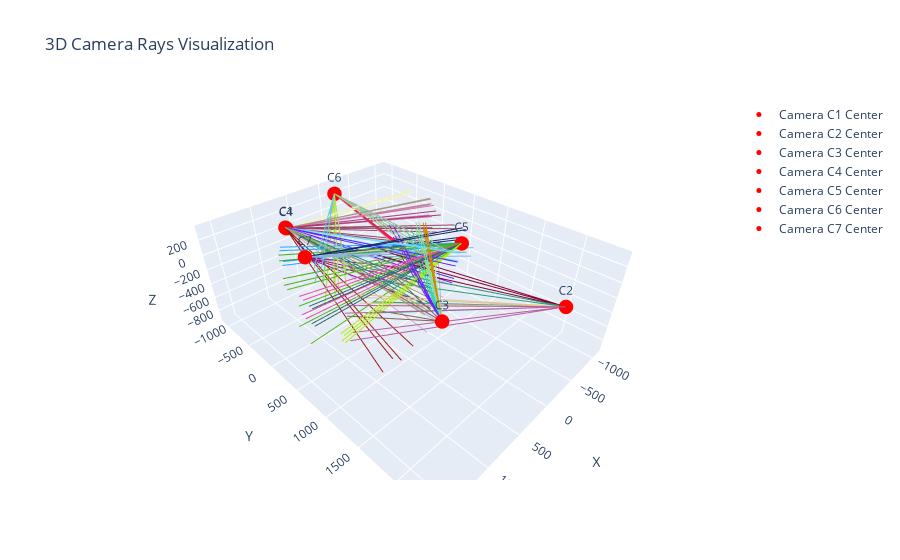

Notebook source saved alongside this figure:
### Code cell
# plot rays in 3D, with camera center
ray_length = 2000 # length of the rays for visualization

fig = go.Figure()
for name in CAMERA_NAMES:
    C = center_data[name]
    slices = ray_slice_data[name]

    # Plot camera center
    fig.add_trace(
        go.Scatter3d(
            x=[C[0]], y=[C[1]], z=[C[2]],
            mode='markers+text',
            marker=dict(size=5, color='red'),
            text=[name],
            textposition='top center',
            name=f'Camera {name} Center'
        )
    )

    # Plot rays
    for idx, s in enumerate(slices):
        if idx % 5 != 0:
            continue  # plot every 5th slice for clarity
        
        # color by slice index
        c = f"rgb(\
            {random.randint(0, 255)},\
            {random.randint(0, 255)},\
            {random.randint(0, 255)})"

        for ray in s:
            ray_end = C + ray * ray_length
            fig.add_trace(
                go.Scatter3d(
                    x=[C[0], ray_end[0]],
                    y=[C[1], ray_end[1]],
                    z=[C[2], ray_end[2]],
                    mode='lines',
                    line=dict(color=c, width=2),
                    showlegend=False
                )
            )
        

fig.update_layout(
    scene=dict(
        xaxis_title='X',
        yaxis_title='Y',
        zaxis_title='Z',
        aspectmode='data'
    ),
    title='3D Camera Rays Visualization'
)
fig.show()

### Figure 1 — Plotly figure (JSON) as saved in the notebook; plotly's stock layout.template omitted (floating-point values rounded to 4 significant figures)
{"data": [{"marker": {"color": "red", "size": 5}, "mode": "markers+text", "name": "Camera C1 Center", "text": ["C1"], "textposition": "top center", "type": "scatter3d", "x": [909.5], "y": [-584.4], "z": [288.9]}, {"line": {"color": "rgb(            159,            24,            23)", "width": 2}, "mode": "lines", "showlegend": false, "type": "scatter3d", "x": [909.5, 690.4], "y": [-584.4, 1245.0], "z": [288.9, -489.9]}, {"line": {"color": "rgb(            159,            24,            23)", "width": 2}, "mode": "lines", "showlegend": false, "type": "scatter3d", "x": [909.5, 1017.0], "y": [-584.4, 1281.0], "z": [288.9, -424.4]}, {"line": {"color": "rgb(            159,            24,            23)", "width": 2}, "mode": "lines", "showlegend": false, "type": "scatter3d", "x": [909.5, 1050.0], "y": [-584.4, 1167.0], "z": [288.9, -666.5]}, {"line": {"color": "rgb(            159,            24,            23)", "width": 2}, "mode": "lines", "showlegend": false, "type": "scatter3d", "x": [909.5, 737.9], "y": [-584.4, 1119.0], "z": [288.9, -745.3]}, {"line": {"color": "rgb(            167,            164,            101)", "width": 2}, "mode": "lines", "showlegend": false, "type": "scatter3d", "x": [909.5, 577.8], "y": [-584.4, 1385.0], "z": [288.9, 190.3]}, {"line": {"color": "rgb(            167,            164,            101)", "width": 2}, "mode": "lines", "showlegend": false, "type": "scatter3d", "x": [909.5, 653.5], "y": [-584.4, 1397.0], "z": [288.9, 193.7]}, {"line": {"color": "rgb(            167,            164,            101)", "width": 2}, "mode": "lines", "showlegend": false, "type": "scatter3d", "x": [909.5, 678.3], "y": [-584.4, 1380.0], "z": [288.9, -9.012]}, {"line": {"color": "rgb(            167,            164,            101)", "width": 2}, "mode": "lines", "showlegend": false, "type": "scatter3d", "x": [909.5, 602.0], "y": [-584.4, 1368.0], "z": [288.9, -15.4]}, {"line": {"color": "rgb(            201,            173,            218)", "width": 2}, "mode": "lines", "showlegend": false, "type": "scatter3d", "x": [909.5, 62.41], "y": [-584.4, 1195.0], "z": [288.9, -50.07]}, {"line": {"color": "rgb(            201,            173,            218)", "width": 2}, "mode": "lines", "showlegend": false, "type": "scatter3d", "x": [909.5, 305.0], "y": [-584.4, 1294.0], "z": [288.9, -38.34]}, {"line": {"color": "rgb(            201,            173,            218)", "width": 2}, "mode": "lines", "showlegend": false, "type": "scatter3d", "x": [909.5, 385.0], "y": [-584.4, 1160.0], "z": [288.9, -536.3]}, {"line": {"color": "rgb(            201,            173,            218)", "width": 2}, "mode": "lines", "showlegend": false, "type": "scatter3d", "x": [909.5, 148.1], "y": [-584.4, 1061.0], "z": [288.9, -555.1]}, {"line": {"color": "rgb(            33,            135,            118)", "width": 2}, "mode": "lines", "showlegend": false, "type": "scatter3d", "x": [909.5, 497.1], "y": [-584.4, 1370.0], "z": [288.9, 182.1]}, {"line": {"color": "rgb(            33,            135,            118)", "width": 2}, "mode": "lines", "showlegend": false, "type": "scatter3d", "x": [909.5, 562.8], "y": [-584.4, 1383.0], "z": [288.9, 185.0]}, {"line": {"color": "rgb(            33,            135,            118)", "width": 2}, "mode": "lines", "showlegend": false, "type": "scatter3d", "x": [909.5, 583.2], "y": [-584.4, 1369.0], "z": [288.9, 9.121]}, {"line": {"color": "rgb(            33,            135,            118)", "width": 2}, "mode": "lines", "showlegend": false, "type": "scatter3d", "x": [909.5, 516.9], "y": [-584.4, 1356.0], "z": [288.9, 4.276]}, {"line": {"color": "rgb(            114,            219,            254)", "width": 2}, "mode": "lines", "showlegend": false, "type": "scatter3d", "x": [909.5, -211.9], "y": [-584.4, 1069.0], "z": [288.9, 188.6]}, {"line": {"color": "rgb(            114,            219,            254)", "width": 2}, "mode": "lines", "showlegend": false, "type": "scatter3d", "x": [909.5, -185.3], "y": [-584.4, 1086.0], "z": [288.9, 189.3]}, {"line": {"color": "rgb(            114,            219,            254)", "width": 2}, "mode": "lines", "showlegend": false, "type": "scatter3d", "x": [909.5, -179.6], "y": [-584.4, 1079.0], "z": [288.9, 71.66]}, {"line": {"color": "rgb(            114,            219,            254)", "width": 2}, "mode": "lines", "showlegend": false, "type": "scatter3d", "x": [909.5, -206.4], "y": [-584.4, 1061.0], "z": [288.9, 71.16]}, {"line": {"color": "rgb(            98,            37,            247)", "width": 2}, "mode": "lines", "showlegend": false, "type": "scatter3d", "x": [909.5, -53.79], "y": [-584.4, 1164.0], "z": [288.9, 172.2]}, {"line": {"color": "rgb(            98,            37,            247)", "width": 2}, "mode": "lines", "showlegend": false, "type": "scatter3d", "x": [909.5, 26.39], "y": [-584.4, 1206.0], "z": [288.9, 174.6]}, {"line": {"color": "rgb(            98,            37,            247)", "width": 2}, "mode": "lines", "showlegend": false, "type": "scatter3d", "x": [909.5, 43.44], "y": [-584.4, 1189.0], "z": [288.9, -37.46]}, {"line": {"color": "rgb(            98,            37,            247)", "width": 2}, "mode": "lines", "showlegend": false, "type": "scatter3d", "x": [909.5, -37.82], "y": [-584.4, 1146.0], "z": [288.9, -40.04]}, {"marker": {"color": "red", "size": 5}, "mode": "markers+text", "name": "Camera C2 Center", "text": ["C2"], "textposition": "top center", "type": "scatter3d", "x": [-114.0], "y": [2378.0], "z": [199.4]}, {"line": {"color": "rgb(            135,            0,            48)", "width": 2}, "mode": "lines", "showlegend": false, "type": "scatter3d", "x": [-114.0, 419.2], "y": [2378.0, 450.6], "z": [199.4, 150.1]}, {"line": {"color": "rgb(            135,            0,            48)", "width": 2}, "mode": "lines", "showlegend": false, "type": "scatter3d", "x": [-114.0, 312.5], "y": [2378.0, 424.2], "z": [199.4, 149.1]}, {"line": {"color": "rgb(            135,            0,            48)", "width": 2}, "mode": "lines", "showlegend": false, "type": "scatter3d", "x": [-114.0, 295.0], "y": [2378.0, 435.7], "z": [199.4, -49.49]}, {"line": {"color": "rgb(            135,            0,            48)", "width": 2}, "mode": "lines", "showlegend": false, "type": "scatter3d", "x": [-114.0, 403.3], "y": [2378.0, 462.1], "z": [199.4, -52.43]}, {"line": {"color": "rgb(            45,            156,            125)", "width": 2}, "mode": "lines", "showlegend": false, "type": "scatter3d", "x": [-114.0, 869.0], "y": [2378.0, 636.4], "z": [199.4, 156.8]}, {"line": {"color": "rgb(            45,            156,            125)", "width": 2}, "mode": "lines", "showlegend": false, "type": "scatter3d", "x": [-114.0, 687.9], "y": [2378.0, 546.0], "z": [199.4, 153.9]}, {"line": {"color": "rgb(            45,            156,            125)", "width": 2}, "mode": "lines", "showlegend": false, "type": "scatter3d", "x": [-114.0, 654.9], "y": [2378.0, 594.9], "z": [199.4, -281.0]}, {"line": {"color": "rgb(            45,            156,            125)", "width": 2}, "mode": "lines", "showlegend": false, "type": "scatter3d", "x": [-114.0, 840.7], "y": [2378.0, 687.7], "z": [199.4, -283.3]}, {"line": {"color": "rgb(            186,            94,            160)", "width": 2}, "mode": "lines", "showlegend": false, "type": "scatter3d", "x": [-114.0, 1337.0], "y": [2378.0, 1002.0], "z": [199.4, 167.2]}, {"line": {"color": "rgb(            186,            94,            160)", "width": 2}, "mode": "lines", "showlegend": false, "type": "scatter3d", "x": [-114.0, 1252.0], "y": [2378.0, 916.8], "z": [199.4, 164.8]}, {"line": {"color": "rgb(            186,            94,            160)", "width": 2}, "mode": "lines", "showlegend": false, "type": "scatter3d", "x": [-114.0, 1245.0], "y": [2378.0, 952.2], "z": [199.4, -148.9]}, {"line": {"color": "rgb(            186,            94,            160)", "width": 2}, "mode": "lines", "showlegend": false, "type": "scatter3d", "x": [-114.0, 1332.0], "y": [2378.0, 1039.0], "z": [199.4, -142.2]}, {"line": {"color": "rgb(            227,            195,            147)", "width": 2}, "mode": "lines", "showlegend": false, "type": "scatter3d", "x": [-114.0, 962.2], "y": [2378.0, 703.7], "z": [199.4, -0.5555]}, {"line": {"color": "rgb(            227,            195,            147)", "width": 2}, "mode": "lines", "showlegend": false, "type": "scatter3d", "x": [-114.0, 924.1], "y": [2378.0, 679.9], "z": [199.4, -1.23]}, {"line": {"color": "rgb(            227,            195,            147)", "width": 2}, "mode": "lines", "showlegend": false, "type": "scatter3d", "x": [-114.0, 918.0], "y": [2378.0, 691.9], "z": [199.4, -106.5]}, {"line": {"color": "rgb(            227,            195,            147)", "width": 2}, "mode": "lines", "showlegend": false, "type": "scatter3d", "x": [-114.0, 956.3], "y": [2378.0, 715.9], "z": [199.4, -105.8]}, {"marker": {"color": "red", "size": 5}, "mode": "markers+text", "name": "Camera C3 Center", "text": ["C3"], "textposition": "top center", "type": "scatter3d", "x": [901.0], "y": [1771.0], "z": [264.8]}, {"line": {"color": "rgb(            177,            181,            204)", "width": 2}, "mode": "lines", "showlegend": false, "type": "scatter3d", "x": [901.0, -272.7], "y": [1771.0, 256.5], "z": [264.8, -307.4]}, {"line": {"color": "rgb(            177,            181,            204)", "width": 2}, "mode": "lines", "showlegend": false, "type": "scatter3d", "x": [901.0, -535.4], "y": [1771.0, 496.3], "z": [264.8, -292.8]}, {"line": {"color": "rgb(            177,            181,            204)", "width": 2}, "mode": "lines", "showlegend": false, "type": "scatter3d", "x": [901.0, -390.7], "y": [1771.0, 660.4], "z": [264.8, -782.6]}, {"line": {"color": "rgb(            177,            181,            204)", "width": 2}, "mode": "lines", "showlegend": false, "type": "scatter3d", "x": [901.0, -130.6], "y": [1771.0, 445.4], "z": [264.8, -820.2]}, {"line": {"color": "rgb(            133,            97,            83)", "width": 2}, "mode": "lines", "showlegend": false, "type": "scatter3d", "x": [901.0, 526.6], "y": [1771.0, -153.2], "z": [264.8, -129.3]}, {"line": {"color": "rgb(            133,            97,            83)", "width": 2}, "mode": "lines", "showlegend": false, "type": "scatter3d", "x": [901.0, 119.3], "y": [1771.0, -19.5], "z": [264.8, -161.1]}, {"line": {"color": "rgb(            133,            97,            83)", "width": 2}, "mode": "lines", "showlegend": false, "type": "scatter3d", "x": [901.0, 263.5], "y": [1771.0, 217.6], "z": [264.8, -821.1]}, {"line": {"color": "rgb(            133,            97,            83)", "width": 2}, "mode": "lines", "showlegend": false, "type": "scatter3d", "x": [901.0, 644.2], "y": [1771.0, 82.19], "z": [264.8, -774.6]}, {"line": {"color": "rgb(            56,            212,            165)", "width": 2}, "mode": "lines", "showlegend": false, "type": "scatter3d", "x": [901.0, -283.3], "y": [1771.0, 164.4], "z": [264.8, 142.8]}, {"line": {"color": "rgb(            56,            212,            165)", "width": 2}, "mode": "lines", "showlegend": false, "type": "scatter3d", "x": [901.0, -333.2], "y": [1771.0, 202.6], "z": [264.8, 140.7]}, {"line": {"color": "rgb(            56,            212,            165)", "width": 2}, "mode": "lines", "showlegend": false, "type": "scatter3d", "x": [901.0, -324.9], "y": [1771.0, 214.9], "z": [264.8, -7.901]}, {"line": {"color": "rgb(            56,            212,            165)", "width": 2}, "mode": "lines", "showlegend": false, "type": "scatter3d", "x": [901.0, -274.5], "y": [1771.0, 176.3], "z": [264.8, -6.752]}, {"line": {"color": "rgb(            101,            35,            252)", "width": 2}, "mode": "lines", "showlegend": false, "type": "scatter3d", "x": [901.0, -116.7], "y": [1771.0, 51.84], "z": [264.8, 180.1]}, {"line": {"color": "rgb(            101,            35,            252)", "width": 2}, "mode": "lines", "showlegend": false, "type": "scatter3d", "x": [901.0, -159.6], "y": [1771.0, 78.07], "z": [264.8, 178.0]}, {"line": {"color": "rgb(            101,            35,            252)", "width": 2}, "mode": "lines", "showlegend": false, "type": "scatter3d", "x": [901.0, -150.1], "y": [1771.0, 87.84], "z": [264.8, 18.35]}, {"line": {"color": "rgb(            101,            35,            252)", "width": 2}, "mode": "lines", "showlegend": false, "type": "scatter3d", "x": [901.0, -106.6], "y": [1771.0, 61.24], "z": [264.8, 20.05]}, {"line": {"color": "rgb(            208,            137,            8)", "width": 2}, "mode": "lines", "showlegend": false, "type": "scatter3d", "x": [901.0, -451.1], "y": [1771.0, 300.2], "z": [264.8, 179.5]}, {"line": {"color": "rgb(            208,            137,            8)", "width": 2}, "mode": "lines", "showlegend": false, "type": "scatter3d", "x": [901.0, -472.2], "y": [1771.0, 319.9], "z": [264.8, 178.5]}, {"line": {"color": "rgb(            208,            137,            8)", "width": 2}, "mode": "lines", "showlegend": false, "type": "scatter3d", "x": [901.0, -470.2], "y": [1771.0, 325.8], "z": [264.8, 91.99]}, {"line": {"color": "rgb(            208,            137,            8)", "width": 2}, "mode": "lines", "showlegend": false, "type": "scatter3d", "x": [901.0, -449.0], "y": [1771.0, 305.9], "z": [264.8, 92.59]}, {"line": {"color": "rgb(            135,            221,            162)", "width": 2}, "mode": "lines", "showlegend": false, "type": "scatter3d", "x": [901.0, -383.0], "y": [1771.0, 239.9], "z": [264.8, 189.3]}, {"line": {"color": "rgb(            135,            221,            162)", "width": 2}, "mode": "lines", "showlegend": false, "type": "scatter3d", "x": [901.0, -410.9], "y": [1771.0, 263.8], "z": [264.8, 188.0]}, {"line": {"color": "rgb(            135,            221,            162)", "width": 2}, "mode": "lines", "showlegend": false, "type": "scatter3d", "x": [901.0, -408.5], "y": [1771.0, 269.3], "z": [264.8, 95.7]}, {"line": {"color": "rgb(            135,            221,            162)", "width": 2}, "mode": "lines", "showlegend": false, "type": "scatter3d", "x": [901.0, -380.5], "y": [1771.0, 245.2], "z": [264.8, 96.61]}, {"line": {"color": "rgb(            179,            240,            208)", "width": 2}, "mode": "lines", "showlegend": false, "type": "scatter3d", "x": [901.0, -460.0], "y": [1771.0, 318.0], "z": [264.8, 77.25]}, {"line": {"color": "rgb(            179,            240,            208)", "width": 2}, "mode": "lines", "showlegend": false, "type": "scatter3d", "x": [901.0, -514.9], "y": [1771.0, 371.6], "z": [264.8, 76.0]}, {"line": {"color": "rgb(            179,            240,            208)", "width": 2}, "mode": "lines", "showlegend": false, "type": "scatter3d", "x": [901.0, -507.7], "y": [1771.0, 385.1], "z": [264.8, -40.96]}, {"line": {"color": "rgb(            179,            240,            208)", "width": 2}, "mode": "lines", "showlegend": false, "type": "scatter3d", "x": [901.0, -452.4], "y": [1771.0, 331.1], "z": [264.8, -41.27]}, {"marker": {"color": "red", "size": 5}, "mode": "markers+text", "name": "Camera C4 Center", "text": ["C4"], "textposition": "top center", "type": "scatter3d", "x": [900.3], "y": [-584.6], "z": [277.1]}, {"line": {"color": "rgb(            148,            70,            94)", "width": 2}, "mode": "lines", "showlegend": false, "type": "scatter3d", "x": [900.3, -730.4], "y": [-584.6, 565.7], "z": [277.1, 143.1]}, {"line": {"color": "rgb(            148,            70,            94)", "width": 2}, "mode": "lines", "showlegend": false, "type": "scatter3d", "x": [900.3, -667.6], "y": [-584.6, 650.1], "z": [277.1, 145.7]}, {"line": {"color": "rgb(            148,            70,            94)", "width": 2}, "mode": "lines", "showlegend": false, "type": "scatter3d", "x": [900.3, -632.2], "y": [-584.6, 641.1], "z": [277.1, -109.2]}, {"line": {"color": "rgb(            148,            70,            94)", "width": 2}, "mode": "lines", "showlegend": false, "type": "scatter3d", "x": [900.3, -696.3], "y": [-584.6, 555.0], "z": [277.1, -113.4]}, {"line": {"color": "rgb(            166,            62,            117)", "width": 2}, "mode": "lines", "showlegend": false, "type": "scatter3d", "x": [900.3, -987.9], "y": [-584.6, 39.68], "z": [277.1, 64.76]}, {"line": {"color": "rgb(            166,            62,            117)", "width": 2}, "mode": "lines", "showlegend": false, "type": "scatter3d", "x": [900.3, -942.9], "y": [-584.6, 162.1], "z": [277.1, 64.62]}, {"line": {"color": "rgb(            166,            62,            117)", "width": 2}, "mode": "lines", "showlegend": false, "type": "scatter3d", "x": [900.3, -906.3], "y": [-584.6, 140.2], "z": [277.1, -182.3]}, {"line": {"color": "rgb(            166,            62,            117)", "width": 2}, "mode": "lines", "showlegend": false, "type": "scatter3d", "x": [900.3, -952.1], "y": [-584.6, 16.07], "z": [277.1, -179.1]}, {"line": {"color": "rgb(            212,            115,            174)", "width": 2}, "mode": "lines", "showlegend": false, "type": "scatter3d", "x": [900.3, -1029.0], "y": [-584.6, -82.36], "z": [277.1, 116.4]}, {"line": {"color": "rgb(            212,            115,            174)", "width": 2}, "mode": "lines", "showlegend": false, "type": "scatter3d", "x": [900.3, -1014.0], "y": [-584.6, -26.94], "z": [277.1, 116.2]}, {"line": {"color": "rgb(            212,            115,            174)", "width": 2}, "mode": "lines", "showlegend": false, "type": "scatter3d", "x": [900.3, -996.5], "y": [-584.6, -41.74], "z": [277.1, -50.84]}, {"line": {"color": "rgb(            212,            115,            174)", "width": 2}, "mode": "lines", "showlegend": false, "type": "scatter3d", "x": [900.3, -1012.0], "y": [-584.6, -97.88], "z": [277.1, -49.32]}, {"line": {"color": "rgb(            166,            156,            130)", "width": 2}, "mode": "lines", "showlegend": false, "type": "scatter3d", "x": [900.3, -1045.0], "y": [-584.6, -130.4], "z": [277.1, 173.1]}, {"line": {"color": "rgb(            166,            156,            130)", "width": 2}, "mode": "lines", "showlegend": false, "type": "scatter3d", "x": [900.3, -1039.0], "y": [-584.6, -105.4], "z": [277.1, 173.2]}, {"line": {"color": "rgb(            166,            156,            130)", "width": 2}, "mode": "lines", "showlegend": false, "type": "scatter3d", "x": [900.3, -1034.0], "y": [-584.6, -112.3], "z": [277.1, 91.61]}, {"line": {"color": "rgb(            166,            156,            130)", "width": 2}, "mode": "lines", "showlegend": false, "type": "scatter3d", "x": [900.3, -1040.0], "y": [-584.6, -137.5], "z": [277.1, 91.87]}, {"line": {"color": "rgb(            241,            242,            199)", "width": 2}, "mode": "lines", "showlegend": false, "type": "scatter3d", "x": [900.3, -1095.0], "y": [-584.6, -517.2], "z": [277.1, 164.1]}, {"line": {"color": "rgb(            241,            242,            199)", "width": 2}, "mode": "lines", "showlegend": false, "type": "scatter3d", "x": [900.3, -1095.0], "y": [-584.6, -495.1], "z": [277.1, 163.9]}, {"line": {"color": "rgb(            241,            242,            199)", "width": 2}, "mode": "lines", "showlegend": false, "type": "scatter3d", "x": [900.3, -1091.0], "y": [-584.6, -501.7], "z": [277.1, 112.3]}, {"line": {"color": "rgb(            241,            242,            199)", "width": 2}, "mode": "lines", "showlegend": false, "type": "scatter3d", "x": [900.3, -1092.0], "y": [-584.6, -523.8], "z": [277.1, 112.8]}, {"marker": {"color": "red", "size": 5}, "mode": "markers+text", "name": "Camera C5 Center", "text": ["C5"], "textposition": "top center", "type": "scatter3d", "x": [-399.3], "y": [938.1], "z": [168.2]}, {"line": {"color": "rgb(            77,            185,            22)", "width": 2}, "mode": "lines", "showlegend": false, "type": "scatter3d", "x": [-399.3, 1578.0], "y": [938.1, 638.7], "z": [168.2, 181.0]}, {"line": {"color": "rgb(            77,            185,            22)", "width": 2}, "mode": "lines", "showlegend": false, "type": "scatter3d", "x": [-399.3, 1510.0], "y": [938.1, 343.8], "z": [168.2, 183.6]}, {"line": {"color": "rgb(            77,            185,            22)", "width": 2}, "mode": "lines", "showlegend": false, "type": "scatter3d", "x": [-399.3, 1453.0], "y": [938.1, 349.4], "z": [168.2, -305.1]}, {"line": {"color": "rgb(            77,            185,            22)", "width": 2}, "mode": "lines", "showlegend": false, "type": "scatter3d", "x": [-399.3, 1521.0], "y": [938.1, 647.0], "z": [168.2, -309.6]}, {"line": {"color": "rgb(            36,            166,            253)", "width": 2}, "mode": "lines", "showlegend": false, "type": "scatter3d", "x": [-399.3, 1205.0], "y": [938.1, -253.5], "z": [168.2, 242.6]}, {"line": {"color": "rgb(            36,            166,            253)", "width": 2}, "mode": "lines", "showlegend": false, "type": "scatter3d", "x": [-399.3, 1158.0], "y": [938.1, -315.0], "z": [168.2, 241.9]}, {"line": {"color": "rgb(            36,            166,            253)", "width": 2}, "mode": "lines", "showlegend": false, "type": "scatter3d", "x": [-399.3, 1147.0], "y": [938.1, -325.3], "z": [168.2, 50.26]}, {"line": {"color": "rgb(            36,            166,            253)", "width": 2}, "mode": "lines", "showlegend": false, "type": "scatter3d", "x": [-399.3, 1195.0], "y": [938.1, -263.5], "z": [168.2, 47.14]}, {"line": {"color": "rgb(            68,            173,            23)", "width": 2}, "mode": "lines", "showlegend": false, "type": "scatter3d", "x": [-399.3, 1370.0], "y": [938.1, 14.79], "z": [168.2, 303.3]}, {"line": {"color": "rgb(            68,            173,            23)", "width": 2}, "mode": "lines", "showlegend": false, "type": "scatter3d", "x": [-399.3, 1311.0], "y": [938.1, -89.87], "z": [168.2, 301.8]}, {"line": {"color": "rgb(            68,            173,            23)", "width": 2}, "mode": "lines", "showlegend": false, "type": "scatter3d", "x": [-399.3, 1299.0], "y": [938.1, -104.0], "z": [168.2, -1.54]}, {"line": {"color": "rgb(            68,            173,            23)", "width": 2}, "mode": "lines", "showlegend": false, "type": "scatter3d", "x": [-399.3, 1360.0], "y": [938.1, 2.222], "z": [168.2, -6.11]}, {"line": {"color": "rgb(            229,            76,            163)", "width": 2}, "mode": "lines", "showlegend": false, "type": "scatter3d", "x": [-399.3, 1586.0], "y": [938.1, 741.1], "z": [168.2, 305.7]}, {"line": {"color": "rgb(            229,            76,            163)", "width": 2}, "mode": "lines", "showlegend": false, "type": "scatter3d", "x": [-399.3, 1578.0], "y": [938.1, 669.3], "z": [168.2, 306.8]}, {"line": {"color": "rgb(            229,            76,            163)", "width": 2}, "mode": "lines", "showlegend": false, "type": "scatter3d", "x": [-399.3, 1581.0], "y": [938.1, 669.1], "z": [168.2, 98.57]}, {"line": {"color": "rgb(            229,            76,            163)", "width": 2}, "mode": "lines", "showlegend": false, "type": "scatter3d", "x": [-399.3, 1590.0], "y": [938.1, 742.2], "z": [168.2, 98.14]}, {"line": {"color": "rgb(            46,            106,            108)", "width": 2}, "mode": "lines", "showlegend": false, "type": "scatter3d", "x": [-399.3, 1596.0], "y": [938.1, 888.8], "z": [168.2, 296.3]}, {"line": {"color": "rgb(            46,            106,            108)", "width": 2}, "mode": "lines", "showlegend": false, "type": "scatter3d", "x": [-399.3, 1594.0], "y": [938.1, 841.5], "z": [168.2, 297.2]}, {"line": {"color": "rgb(            46,            106,            108)", "width": 2}, "mode": "lines", "showlegend": false, "type": "scatter3d", "x": [-399.3, 1597.0], "y": [938.1, 844.2], "z": [168.2, 103.6]}, {"line": {"color": "rgb(            46,            106,            108)", "width": 2}, "mode": "lines", "showlegend": false, "type": "scatter3d", "x": [-399.3, 1599.0], "y": [938.1, 892.3], "z": [168.2, 103.4]}, {"line": {"color": "rgb(            175,            239,            7)", "width": 2}, "mode": "lines", "showlegend": false, "type": "scatter3d", "x": [-399.3, 1570.0], "y": [938.1, 1284.0], "z": [168.2, 219.0]}, {"line": {"color": "rgb(            175,            239,            7)", "width": 2}, "mode": "lines", "showlegend": false, "type": "scatter3d", "x": [-399.3, 1576.0], "y": [938.1, 1248.0], "z": [168.2, 219.7]}, {"line": {"color": "rgb(            175,            239,            7)", "width": 2}, "mode": "lines", "showlegend": false, "type": "scatter3d", "x": [-399.3, 1576.0], "y": [938.1, 1252.0], "z": [168.2, 139.5]}, {"line": {"color": "rgb(            175,            239,            7)", "width": 2}, "mode": "lines", "showlegend": false, "type": "scatter3d", "x": [-399.3, 1570.0], "y": [938.1, 1288.0], "z": [168.2, 139.4]}, {"marker": {"color": "red", "size": 5}, "mode": "markers+text", "name": "Camera C6 Center", "text": ["C6"], "textposition": "top center", "type": "scatter3d", "x": [-162.9], "y": [-1064.0], "z": [224.5]}, {"line": {"color": "rgb(            175,            223,            57)", "width": 2}, "mode": "lines", "showlegend": false, "type": "scatter3d", "x": [-162.9, 1075.0], "y": [-1064.0, 504.6], "z": [224.5, 142.0]}, {"line": {"color": "rgb(            175,            223,            57)", "width": 2}, "mode": "lines", "showlegend": false, "type": "scatter3d", "x": [-162.9, 1155.0], "y": [-1064.0, 438.2], "z": [224.5, 144.1]}, {"line": {"color": "rgb(            175,            223,            57)", "width": 2}, "mode": "lines", "showlegend": false, "type": "scatter3d", "x": [-162.9, 1145.0], "y": [-1064.0, 407.1], "z": [224.5, -128.9]}, {"line": {"color": "rgb(            175,            223,            57)", "width": 2}, "mode": "lines", "showlegend": false, "type": "scatter3d", "x": [-162.9, 1065.0], "y": [-1064.0, 473.5], "z": [224.5, -134.2]}, {"line": {"color": "rgb(            161,            203,            149)", "width": 2}, "mode": "lines", "showlegend": false, "type": "scatter3d", "x": [-162.9, 55.68], "y": [-1064.0, 923.8], "z": [224.5, 185.3]}, {"line": {"color": "rgb(            161,            203,            149)", "width": 2}, "mode": "lines", "showlegend": false, "type": "scatter3d", "x": [-162.9, 125.5], "y": [-1064.0, 914.9], "z": [224.5, 185.6]}, {"line": {"color": "rgb(            161,            203,            149)", "width": 2}, "mode": "lines", "showlegend": false, "type": "scatter3d", "x": [-162.9, 116.6], "y": [-1064.0, 904.0], "z": [224.5, 1.881]}, {"line": {"color": "rgb(            161,            203,            149)", "width": 2}, "mode": "lines", "showlegend": false, "type": "scatter3d", "x": [-162.9, 46.31], "y": [-1064.0, 912.9], "z": [224.5, 3.947]}, {"line": {"color": "rgb(            146,            194,            163)", "width": 2}, "mode": "lines", "showlegend": false, "type": "scatter3d", "x": [-162.9, -132.6], "y": [-1064.0, 935.7], "z": [224.5, 193.8]}, {"line": {"color": "rgb(            146,            194,            163)", "width": 2}, "mode": "lines", "showlegend": false, "type": "scatter3d", "x": [-162.9, -64.27], "y": [-1064.0, 933.5], "z": [224.5, 194.1]}, {"line": {"color": "rgb(            146,            194,            163)", "width": 2}, "mode": "lines", "showlegend": false, "type": "scatter3d", "x": [-162.9, -71.78], "y": [-1064.0, 927.3], "z": [224.5, 59.88]}, {"line": {"color": "rgb(            146,            194,            163)", "width": 2}, "mode": "lines", "showlegend": false, "type": "scatter3d", "x": [-162.9, -140.4], "y": [-1064.0, 929.4], "z": [224.5, 61.77]}, {"line": {"color": "rgb(            174,            226,            94)", "width": 2}, "mode": "lines", "showlegend": false, "type": "scatter3d", "x": [-162.9, 975.8], "y": [-1064.0, 580.1], "z": [224.5, 254.3]}, {"line": {"color": "rgb(            174,            226,            94)", "width": 2}, "mode": "lines", "showlegend": false, "type": "scatter3d", "x": [-162.9, 1039.0], "y": [-1064.0, 534.5], "z": [224.5, 254.9]}, {"line": {"color": "rgb(            174,            226,            94)", "width": 2}, "mode": "lines", "showlegend": false, "type": "scatter3d", "x": [-162.9, 1041.0], "y": [-1064.0, 526.3], "z": [224.5, 75.32]}, {"line": {"color": "rgb(            174,            226,            94)", "width": 2}, "mode": "lines", "showlegend": false, "type": "scatter3d", "x": [-162.9, 977.3], "y": [-1064.0, 572.4], "z": [224.5, 73.58]}, {"line": {"color": "rgb(            106,            204,            215)", "width": 2}, "mode": "lines", "showlegend": false, "type": "scatter3d", "x": [-162.9, 1158.0], "y": [-1064.0, 435.5], "z": [224.5, 303.3]}, {"line": {"color": "rgb(            106,            204,            215)", "width": 2}, "mode": "lines", "showlegend": false, "type": "scatter3d", "x": [-162.9, 1214.0], "y": [-1064.0, 384.8], "z": [224.5, 303.3]}, {"line": {"color": "rgb(            106,            204,            215)", "width": 2}, "mode": "lines", "showlegend": false, "type": "scatter3d", "x": [-162.9, 1220.0], "y": [-1064.0, 378.1], "z": [224.5, 133.4]}, {"line": {"color": "rgb(            106,            204,            215)", "width": 2}, "mode": "lines", "showlegend": false, "type": "scatter3d", "x": [-162.9, 1164.0], "y": [-1064.0, 429.5], "z": [224.5, 131.6]}, {"line": {"color": "rgb(            252,            20,            88)", "width": 2}, "mode": "lines", "showlegend": false, "type": "scatter3d", "x": [-162.9, 60.79], "y": [-1064.0, 913.7], "z": [224.5, 26.52]}, {"line": {"color": "rgb(            252,            20,            88)", "width": 2}, "mode": "lines", "showlegend": false, "type": "scatter3d", "x": [-162.9, 108.1], "y": [-1064.0, 907.7], "z": [224.5, 25.33]}, {"line": {"color": "rgb(            252,            20,            88)", "width": 2}, "mode": "lines", "showlegend": false, "type": "scatter3d", "x": [-162.9, 106.8], "y": [-1064.0, 905.3], "z": [224.5, 1.238]}, {"line": {"color": "rgb(            252,            20,            88)", "width": 2}, "mode": "lines", "showlegend": false, "type": "scatter3d", "x": [-162.9, 59.46], "y": [-1064.0, 911.3], "z": [224.5, 2.632]}, {"marker": {"color": "red", "size": 5}, "mode": "markers+text", "name": "Camera C7 Center", "text": ["C7"], "textposition": "top center", "type": "scatter3d", "x": [1176.0], "y": [187.5], "z": [339.5]}, {"line": {"color": "rgb(            152,            21,            146)", "width": 2}, "mode": "lines", "showlegend": false, "type": "scatter3d", "x": [1176.0, -564.4], "y": [187.5, 77.82], "z": [339.5, -640.2]}, {"line": {"color": "rgb(            152,            21,            146)", "width": 2}, "mode": "lines", "showlegend": false, "type": "scatter3d", "x": [1176.0, -517.8], "y": [187.5, 463.7], "z": [339.5, -687.9]}, {"line": {"color": "rgb(            152,            21,            146)", "width": 2}, "mode": "lines", "showlegend": false, "type": "scatter3d", "x": [1176.0, -356.9], "y": [187.5, 426.0], "z": [339.5, -923.1]}, {"line": {"color": "rgb(            152,            21,            146)", "width": 2}, "mode": "lines", "showlegend": false, "type": "scatter3d", "x": [1176.0, -415.5], "y": [187.5, 55.72], "z": [339.5, -864.9]}, {"line": {"color": "rgb(            19,            39,            107)", "width": 2}, "mode": "lines", "showlegend": false, "type": "scatter3d", "x": [1176.0, -753.5], "y": [187.5, 673.5], "z": [339.5, 135.2]}, {"line": {"color": "rgb(            19,            39,            107)", "width": 2}, "mode": "lines", "showlegend": false, "type": "scatter3d", "x": [1176.0, -738.6], "y": [187.5, 730.1], "z": [339.5, 137.2]}, {"line": {"color": "rgb(            19,            39,            107)", "width": 2}, "mode": "lines", "showlegend": false, "type": "scatter3d", "x": [1176.0, -722.4], "y": [187.5, 725.6], "z": [339.5, 11.56]}, {"line": {"color": "rgb(            19,            39,            107)", "width": 2}, "mode": "lines", "showlegend": false, "type": "scatter3d", "x": [1176.0, -737.5], "y": [187.5, 668.2], "z": [339.5, 10.14]}, {"line": {"color": "rgb(            131,            181,            228)", "width": 2}, "mode": "lines", "showlegend": false, "type": "scatter3d", "x": [1176.0, -687.0], "y": [187.5, 832.5], "z": [339.5, 1.723]}, {"line": {"color": "rgb(            131,            181,            228)", "width": 2}, "mode": "lines", "showlegend": false, "type": "scatter3d", "x": [1176.0, -651.7], "y": [187.5, 928.4], "z": [339.5, 5.736]}, {"line": {"color": "rgb(            131,            181,            228)", "width": 2}, "mode": "lines", "showlegend": false, "type": "scatter3d", "x": [1176.0, -630.0], "y": [187.5, 924.3], "z": [339.5, -103.8]}, {"line": {"color": "rgb(            131,            181,            228)", "width": 2}, "mode": "lines", "showlegend": false, "type": "scatter3d", "x": [1176.0, -665.6], "y": [187.5, 827.6], "z": [339.5, -107.6]}, {"line": {"color": "rgb(            208,            199,            172)", "width": 2}, "mode": "lines", "showlegend": false, "type": "scatter3d", "x": [1176.0, -715.4], "y": [187.5, 737.6], "z": [339.5, -8.465]}, {"line": {"color": "rgb(            208,            199,            172)", "width": 2}, "mode": "lines", "showlegend": false, "type": "scatter3d", "x": [1176.0, -693.3], "y": [187.5, 809.9], "z": [339.5, -6.247]}, {"line": {"color": "rgb(            208,            199,            172)", "width": 2}, "mode": "lines", "showlegend": false, "type": "scatter3d", "x": [1176.0, -672.1], "y": [187.5, 804.8], "z": [339.5, -112.5]}, {"line": {"color": "rgb(            208,            199,            172)", "width": 2}, "mode": "lines", "showlegend": false, "type": "scatter3d", "x": [1176.0, -694.5], "y": [187.5, 732.0], "z": [339.5, -114.3]}], "layout": {"scene": {"aspectmode": "data", "xaxis": {"title": {"text": "X"}}, "yaxis": {"title": {"text": "Y"}}, "zaxis": {"title": {"text": "Z"}}}, "title": {"text": "3D Camera Rays Visualization"}}}
